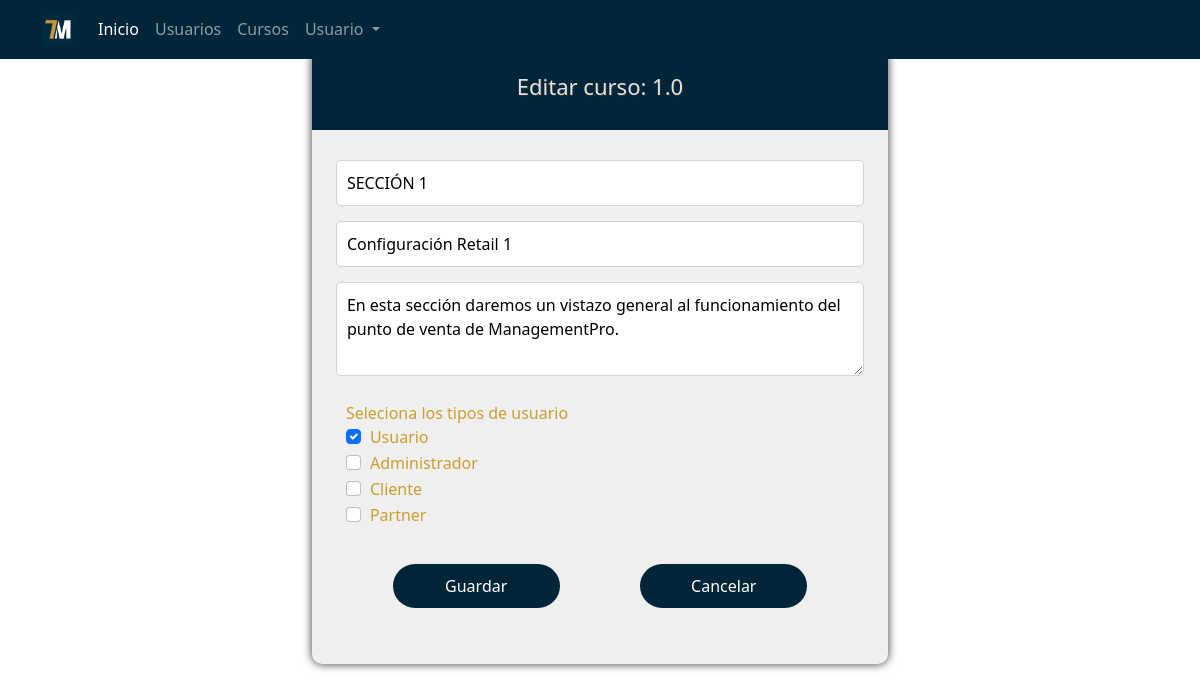
The app's page /admin/cursos/add/index.php?id=1.0 (signed in), older data.
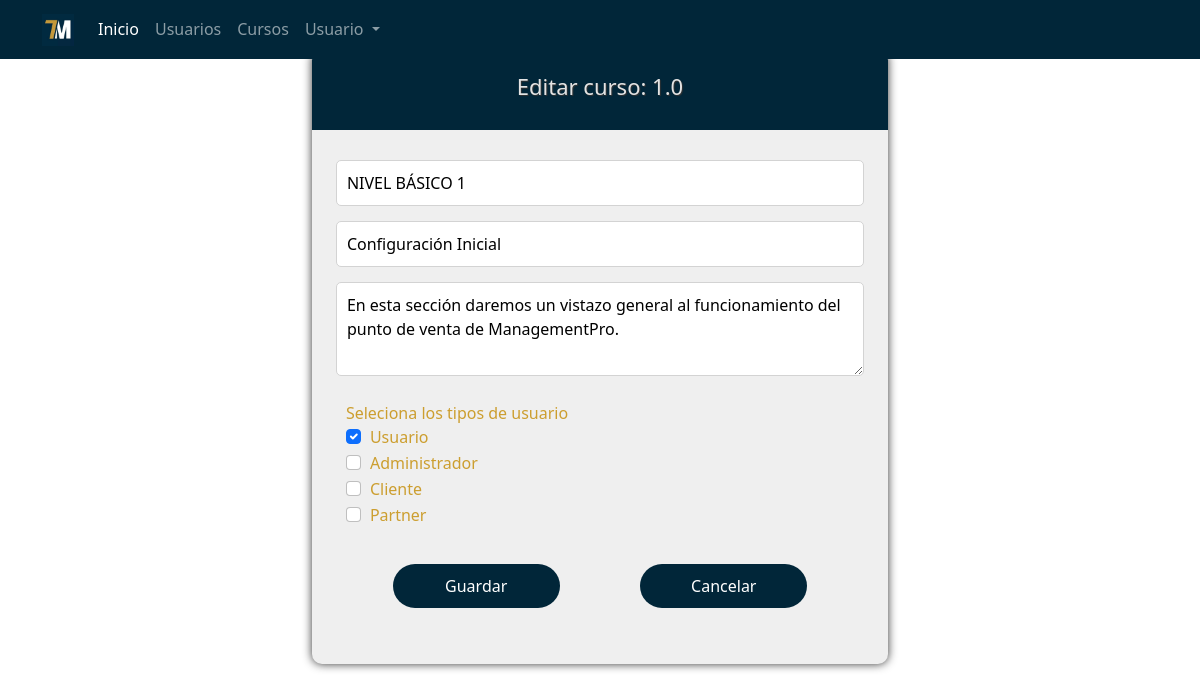
The same page, newer data.
### tables this page shows
CREATE TABLE `curso` (
  `Cr_Cve_Curso` decimal(18,0) NOT NULL,
  `Cr_Titulo` varchar(50) DEFAULT NULL,
  `Cr_Subtitulo` varchar(50) DEFAULT NULL,
  `Cr_Descripcion` text NOT NULL,
  `Oper_Alta` varchar(15) NOT NULL,
  `Fecha_Alta` date NOT NULL,
  `Oper_Modif` varchar(15) NOT NULL,
  `Fecha_Modif` date NOT NULL,
  `Oper_Baja` varchar(15) NOT NULL DEFAULT '"',
  `Fecha_Baja` date DEFAULT NULL,
  `Es_Cve_Estado` varchar(4) DEFAULT NULL
);

### admin/cursos/add/index.php (the view, shortened to what this page needs)
<?php
    include ("../../../inc/conexion.php");
    $idCurso = trim(isset($_GET['id'])?$_GET['id']:'');
    $bNuevo = true;
    $cr_titulo = '';
    $cr_subtitulo = '';
    $cr_descripcion = '';
    if($idCurso!=''){
      $query = "SELECT * FROM Curso WHERE Cr_Cve_Curso = '$idCurso'";
      $result = mysqli_query($conn, $query);
      if(mysqli_num_rows($result)){
        $row = mysqli_fetch_array($result);
        $cr_titulo = $row['Cr_Titulo'];
        $cr_subtitulo = $row['Cr_Subtitulo'];
        $cr_descripcion = $row['Cr_Descripcion'];
        $bNuevo = false;
      }else{
        $idCurso = '';
      }
    }
    if($bNuevo){
      $tituloForm = 'Agregar nuevo curso';
    }else{
      $tituloForm = 'Editar curso: '.$idCurso;
    }
?>
<!DOCTYPE html>
<html lang="en">
  <head>
    <?php
        include ("../../../inc/base/head.php");
    ?>
  </head>
  <body>
    <?php
        include ("../../../inc/base/header.php");
    ?>
    <section class="cursos">
      <div class="contenedoregistro">
        <div class="contenedorvideo">
          <div class="titulovideo">
            <h3><?php echo $tituloForm ?></h3>
          </div>
        </div>
        <div class="contenedor_info_centro">
          <form id="FormRegistro" method="POST" action="javascript:sendForm()">
            <input class="elementos" type="text" name="Cr_Titulo" id="Cr_Titulo" placeholder="Escribe el título" value="<?php echo $cr_titulo ?>" required/>
            <input class="elementos" type="text" name="Cr_Subtitulo" id="Cr_Subtitulo" placeholder="Escribe el subtítulo" value="<?php echo $cr_subtitulo ?>" required/>
            <textarea class="elementos" rows="3" name="Cr_Descripcion" id="Cr_Descripcion" placeholder="Escribe la descripción"><?php echo $cr_descripcion ?></textarea>
            <div class="elementoslabel">
            <label for="" class="">Seleciona los tipos de usuario</label>
            <?php
              $query = "";
              $query .= "SELECT Tu.Tu_Cve_Tipo_Usuario as Clave, Tu.Tu_Descripcion as Descripcion, IFNULL(Ctu.Tu_Cve_Tipo_Usuario, -1) as Marcado ";
              $query .= "FROM Tipo_Usuario Tu ";
              $query .= " LEFT JOIN Curso_Tipo_Usuario Ctu ON Ctu.Tu_Cve_Tipo_Usuario = Tu.Tu_Cve_Tipo_Usuario AND Ctu.Cr_Cve_Curso = '$idCurso' ";
              $query .= "WHERE Tu.Es_Cve_Estado = 'AC' ";
              $result = mysqli_query($conn, $query);
              if(mysqli_num_rows($result)){
                while($row = mysqli_fetch_array($result)){
                  ?>
                  <div class="form-check">
                    <input class="form-check-input" type="checkbox" id="TipoUsuario_<?php echo $row['Clave']?>" name="TipoUsuario" value="<?php echo $row['Clave']?>" <?php echo ($row['Marcado']=='-1')?'':'checked'; ?>>
                    <label class="form-check-label" for="TipoUsuario_<?php echo $row['Clave']?>">
                      <?php echo $row['Descripcion'];?>
                    </label>
                  </div>
                  <?php
                }
              }
            ?>
            </div>
            <div class="opciones">
            <button type="submit" class="btn_ingresar" name="btnAdd"><?php echo ($bNuevo)?'Agregar':'Guardar'; ?></button>
            <button type="button" class="btn_ingresar" name="btnCancel"  onClick="pageBack()">Cancelar</button>
            </div>
          </form>
        </div>
      </div>
    </section>
  </body>
</html>

Row changes from the older to the newer data that the page shows:
changed curso: Cr_Titulo "SECCIÓN 1" → "NIVEL BÁSICO 1"; Cr_Subtitulo "Configuración Retail 1" → "Configuración Inicial"
